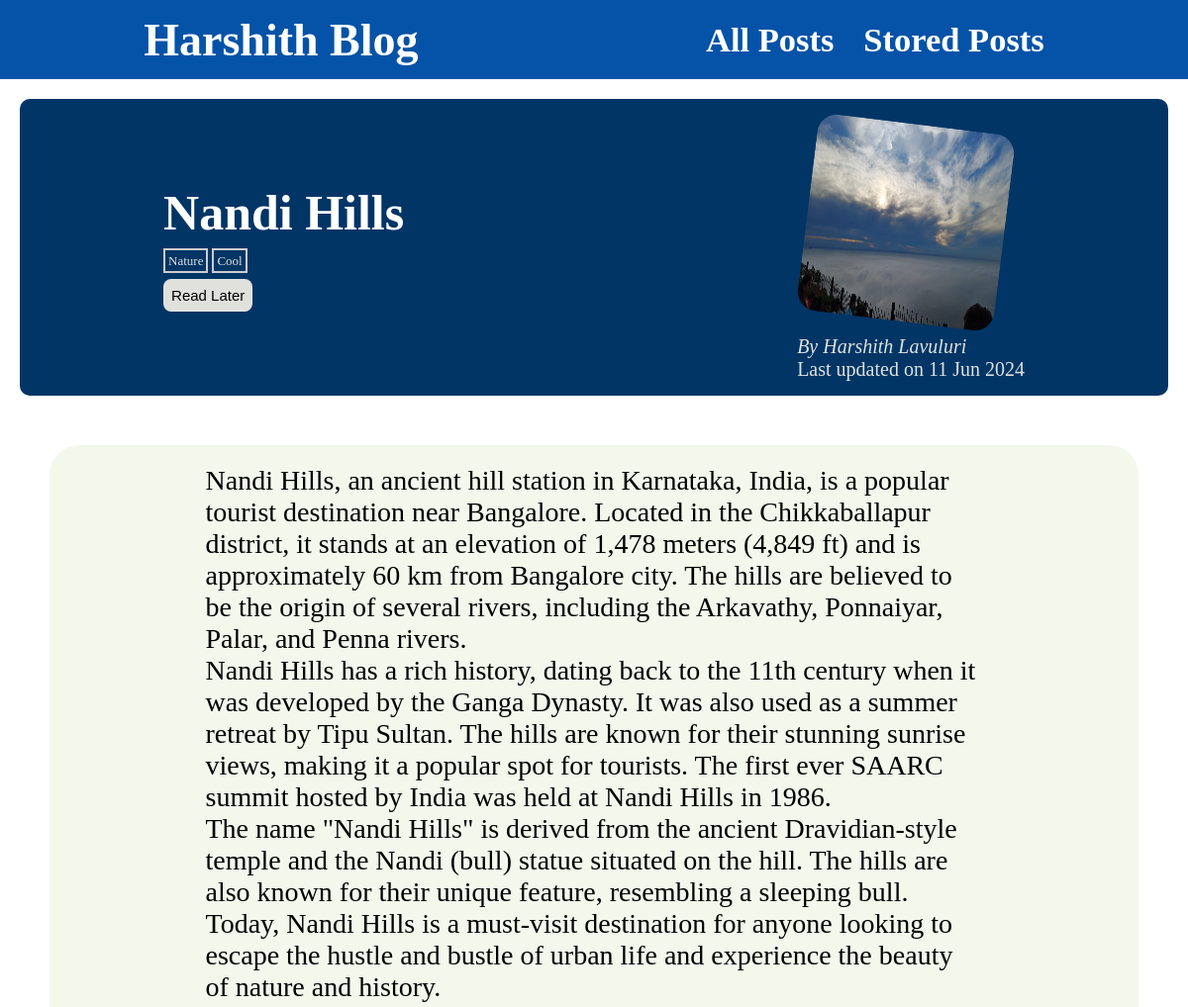
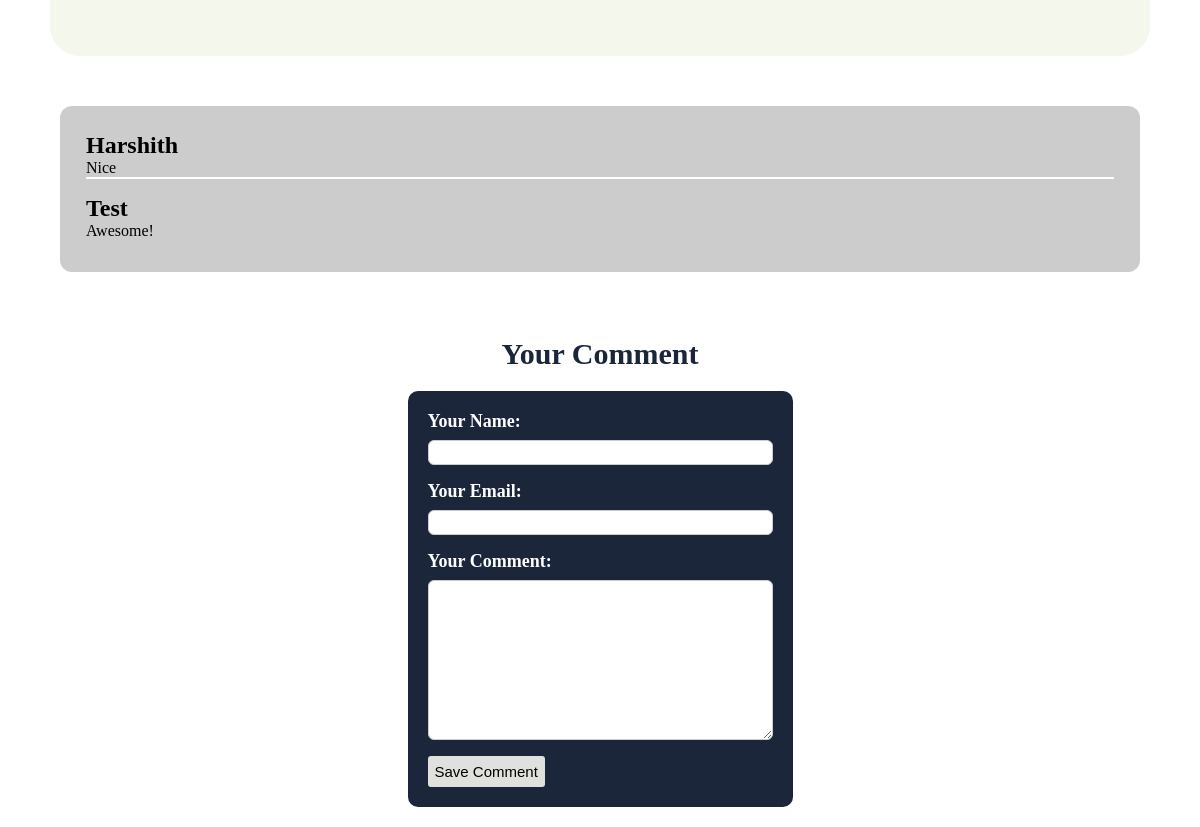
/post/Nandi-Hills, run on the app's committed database (2 pictures, top to bottom).
### blog/models.py (models this page shows, shortened)
class Post(models.Model):
  title=models.CharField(max_length=150)
  excerpt=models.CharField(max_length=200)
  image_name=models.ImageField(upload_to="images")
  date=models.DateField(auto_now=True)
  slug=models.SlugField(unique=True,db_index=True)
  content=models.TextField(validators=[MinLengthValidator(10)])
  author=models.ForeignKey(Author,on_delete=models.SET_NULL,related_name="posts",null=True)
  tag=models.ManyToManyField(Tag)

class Tag(models.Model):
  caption=models.CharField( max_length=20)

class Author(models.Model):
  first_name=models.CharField( max_length=100)
  last_name=models.CharField( max_length=100)
  email_address=models.EmailField()
  def __str__(self):
    return f"{self.first_name} {self.last_name}"

class Comment(models.Model):
  user_name=models.CharField( max_length=120)
  user_email=models.EmailField()
  text=models.TextField(max_length=400)
  post=models.ForeignKey(Post,on_delete=models.CASCADE,related_name="comments")

### blog/views.py (the view, shortened to what this page needs)
# urls.py: path("post/<slug:slug>",views.single_post.as_view(),name="single-post"),
class single_post(View):
  def is_stored_post(self,request,post_id):
    stored_posts=request.session.get("stored_posts")
    if stored_posts is not None:
      is_saved_for_later=post_id in stored_posts
    else:
      is_saved_for_later=False
    return is_saved_for_later
  def get(self,request,slug):
    post=Post.objects.get(slug=slug)
    context={
      "post":post,
      "post_tags":post.tag.all(),
      "comment_form":CommentForm(),
      "comments":post.comments.all(),
      "saved_for_later":self.is_stored_post(request,post.id)
    }
    return render(request,"blog/single_post.html",context)

### blog/forms.py
class CommentForm(forms.ModelForm):
  class Meta:
    model=Comment
    exclude=["post"]
    labels={"user_name":"Your Name","user_email":"Your Email","text":"Your Comment"}

### blog/templates/blog/single_post.html (shortened to what this page needs)
{% extends "base.html" %}
{% load static %}
{% block css_files %}
<link rel="stylesheet" href="{% static "blog/singlepost.css" %}">
{% endblock css_files %}
{% block content %}
<div>
  <section class="author-data">
  <div class="caption-data">
    <h2>{{post.title}}</h2>
    <div class="captions">
    {% for tag in post_tags %}
    <span class="each-caption">{{tag.caption}}</span>
    {% endfor %}
    </div>
    <div class="read-later">
      <form action="{% url "read-later" %}" method="POST">
      <button>
        {% if saved_for_later %}
        Remove
        {% else %}
        Read Later
        {% endif %}
      </button>
      </form>
    </div>
  </div>
  <article class="author-details">
    <img src={{post.image_name.url}} alt=""/>
    <address>By <a href="mailto:{{post.author.email_address}}" />{{post.author}}</a></address>
    <div>Last updated on <time>{{post.date|date:"d M Y"}}</time></div>
  </article>
  </section>
  <main>
    <div>
    <p>{{post.content|linebreaks}}</p>
    <div>
  </main>
  <section class="comments">
    <ul>
      {% for comment in comments  %}
      <li>
        <h2>{{comment.user_name}}</h2>
        <p>{{comment.text|linebreaks}}</p>
      </li>
      {% endfor %}
    </ul>
  </section>
  <div class="form-container">
    <h2>Your Comment</h2>
    <form id="comment-form" action="{% url "single-post" post.slug%}" method="POST">
      {% for form_field in comment_form  %}
      <div class="form-control {% if form_field.errors %}invalid{% endif %}">
        {{ form_field.label_tag}}
        {{form_field}}
      </div>
      {% endfor %}
      <button>Save Comment</button>
    </form>
  </div>
</div>
{% endblock content %}

### blog/static/blog/Base.css (style rules this page uses)
* { margin: 0; padding: 0; box-sizing: border-box; }

### blog/static/blog/singlepost.css (style rules this page uses)
.author-data { display: flex; justify-content: space-around; align-items: center; margin: 20px; padding: 15px; border-radius: 10px; background-color: #003566 ; }
.caption-data { display: flex; flex-direction: column; gap: 10px; width: 380px; }
.caption-data h2 { font-size: 50px; color: white; }
.captions .each-caption { font-size: 13px; border: 2px solid #ccc; padding: 3px; color: #e0e1dd; }
.read-later button { font-size: 15px; padding: 8px; background-color: #e0e1dd; color: black; border: none; cursor: pointer; border-radius: 8px; }
.author-details img { width: 200px; height: 200px; border-radius: 20px; transform: rotate(+7deg); margin: 10px; }
.author-details address { text-decoration: none; font-size: 20px; color: #e0e1dd; }
.author-details address a { text-decoration: none; color: #e0e1dd; }
.author-details div { font-size: 20px; color: #e0e1dd; }
main { display: flex; justify-content: center; background-color: #F3F7EC; margin: 50px; border-radius: 30px; }
main div { width: 75%; padding: 20px; }
main div p { font-size: 28px; }
.comments { margin:45px auto ; width: 90%; border-radius: 12px; background-color: #ccc; padding: 16px; }
.comments ul { list-style: none; margin: 10px; }
.comments li { margin-bottom: 16px; border-bottom: 2px solid white; }
.comments li:last-of-type { border-bottom: none; }
#comment-form { padding: 20px; background-color: #1b263b; border-radius: 10px; }
.form-container h2 { font-size: 30px; color: #1b263b; }
.form-container { display: flex; flex-direction: column; align-items: center; gap: 20px; padding: 20px; }
.form-control { margin-bottom: 16px; color: white; }
.form-control label { font-size: 18px; font-weight: bold; margin-bottom: 8px; display: block; }
.form-control input,.form-control textarea { display: block; width: 100%; padding:4px ; border-radius: 6px; border: 1px solid #ccc; }
#comment-form button { font-size: 15px; padding: 7px; background-color: #e0e1dd; color: black; border: none; border-radius: 3px; cursor: pointer; }

### data on the page
Post: title "Nandi Hills", image_name (picture), author "Harshith Lavuluri", date "11 Jun 2024", content "Nandi Hills, an ancient hill station in Karnataka, India, is a popular tourist destination near Bangalore. Located in the Chikkaballapur district, it stands at an elevation of 1,478 meters (4,849 ft) and is approximately 60 km from Bangalore city. The hills are believed to be the origin of several rivers, including the Arkavathy, Ponnaiyar, Palar, and Penna rivers. Nandi Hills has a rich history, dating back to the 11th century when it was developed by the Ganga Dynasty. It was also used as a summer retreat by Tipu Sultan. The hills are known for their stunning sunrise views, making it a popular spot for tourists. The first ever SAARC summit hosted by India was held at Nandi Hills in 1986.…"
Tag: caption "Nature"
Tag: caption "Cool"
Comment: user_name "Harshith", text "Nice"
Comment: user_name "Test", text "Awesome!"
